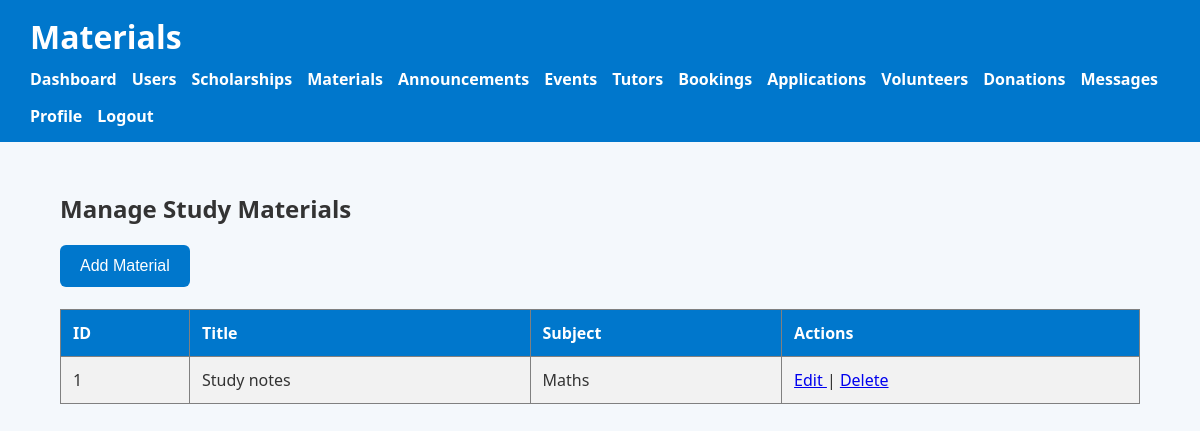
The page /manage_materials.php (signed in) on the database its author committed.
### tables this page shows
CREATE TABLE `materials` (
  `id` int(11) NOT NULL,
  `title` varchar(255) NOT NULL,
  `subject` varchar(100) NOT NULL,
  `description` text DEFAULT NULL,
  `link` varchar(255) DEFAULT NULL
);

### manage_materials.php (the view, shortened to what this page needs)
<?php
include("db.php");
$result=mysqli_query($conn,"SELECT * FROM materials");
?>
<!DOCTYPE html>
<html>
<head>
<link rel="stylesheet" href="style.css">
</head>
<body>
<header>
<h1>Materials</h1>
<nav>
<a href="admin_dashboard.php">Dashboard</a>
<a href="manage_users.php">Users</a>
<a href="manage_scholarships.php">Scholarships</a>
<a href="manage_materials.php">Materials</a>
<a href="manage_announcements.php">Announcements</a>
<a href="manage_events.php">Events</a>
<a href="manage_tutors.php">Tutors</a>
<a href="manage_bookings.php">Bookings</a>
<a href="manage_applications.php">Applications</a>
<a href="manage_volunteers.php">Volunteers</a>
<a href="manage_donations.php">Donations</a>
<a href="manage_contacts.php">Messages</a>
<a href="profile.php">Profile</a>
<a href="logout.php">Logout</a>
</nav>
</header>
<div class="container">
<h2>Manage Study Materials</h2>
<a href="add_material.php">
<button>
Add Material
</button>
</a>
<br><br>
<table border="1">
<tr>
<th>ID</th>
<th>Title</th>
<th>Subject</th>
<th>Actions</th>
</tr>
<?php while($row=mysqli_fetch_assoc($result)){ ?>
<tr>
<td><?php echo $row['id']; ?></td>
<td><?php echo $row['title']; ?></td>
<td><?php echo $row['subject']; ?></td>
<td>
<a href="edit_material.php?id=<?php echo $row['id']; ?>">
Edit
</a>
|
<a
href="delete_material.php?id=<?php echo $row['id']; ?>"
onclick="return confirm('Delete this material?')">
Delete
</a>
</td>
</tr>
<?php } ?>
</table>
</div>
</body>
</html>

### style.css (style rules this page uses)
body { margin:0; font-family:Segoe UI, Arial, sans-serif; background:#f4f8fc; color:#333; }
header { background:#0077CC; color:white; padding:15px 30px; }
header h1 { margin:0; }
nav { margin-top:10px; display:flex; flex-wrap:wrap; gap:15px; }
nav a { color:white; text-decoration:none; font-weight:bold; }
.container { width:90%; max-width:1100px; margin:auto; padding:30px 0; }
button { padding:12px 20px; background:#0077CC; color:white; border:none; border-radius:6px; cursor:pointer; font-size:16px; transition:.3s; }
table { width:100%; border-collapse:collapse; }
th { background:#0077CC; color:white; }
th, td { padding:12px; text-align:left; }
tr:nth-child(even) { background:#f2f2f2; }

### rows shown on the page
materials: id "1", title "Study notes", subject "Maths"
